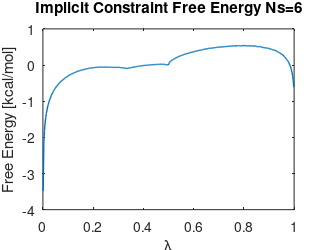

Here is the MATLAB script that generated this plot:
kT=0.001987*298;

Emid=0.00125:0.0025:1;

G=load('G1_6.dat');

plot(Emid,kT*G,'LineWidth',1)
xlabel('\lambda')
ylabel('Free Energy [kcal/mol]')
title('Implicit Constraint Free Energy Ns=6')
set(1,'PaperSize',[3.25,2.5])
set(1,'PaperPosition',[0,0,3.25,2.5])
saveas(1,'G1_6.pdf')

